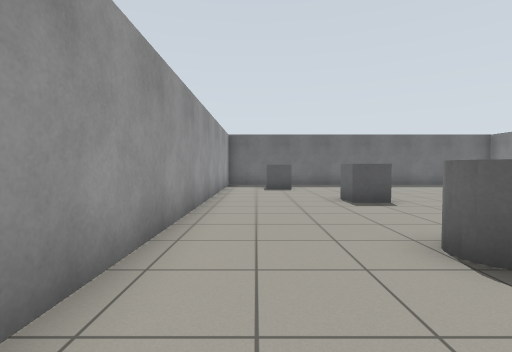
[1] (above)

17 first-person views from a walk through a Gazebo world. The camera is 0.94 m above the floor, tilts 2° down and sees 85° across. The floor is counted in squares, 1 m on a side. Each view is taken from the middle of a square. On the plan, view 1 faces up. The plan holds only what a view shows up to about 11 squares ahead; the rest is blank. Robots are left out.

[2]
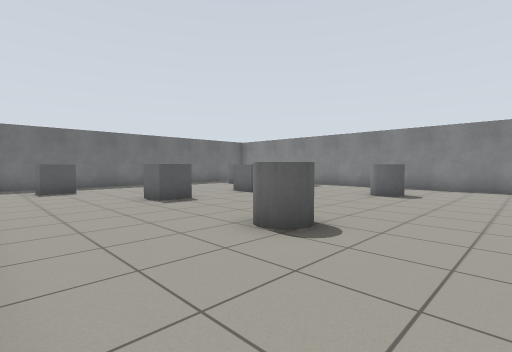

[3]
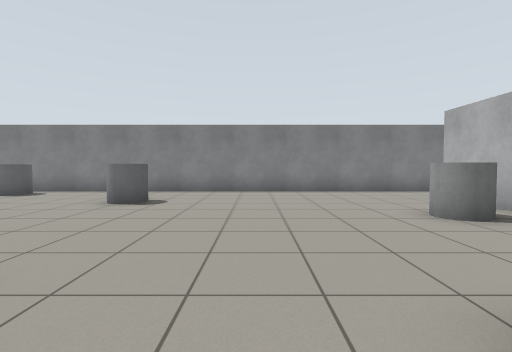

[4]
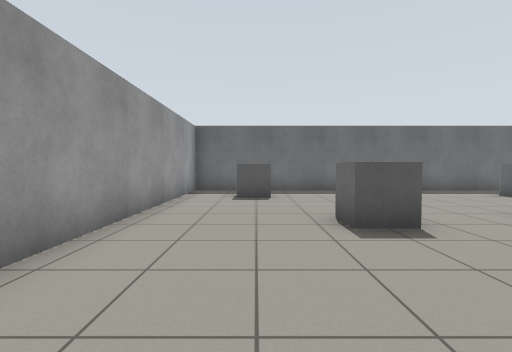

[5]
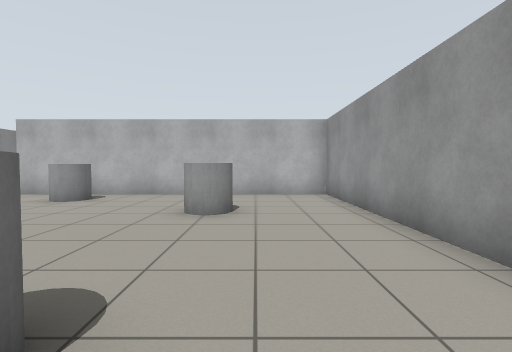

[6]
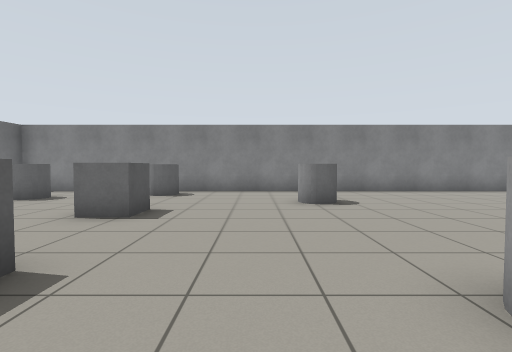

[7]
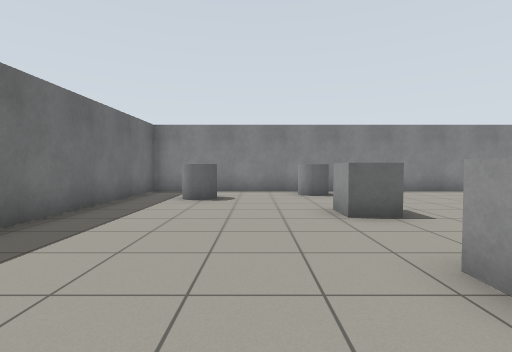

[8]
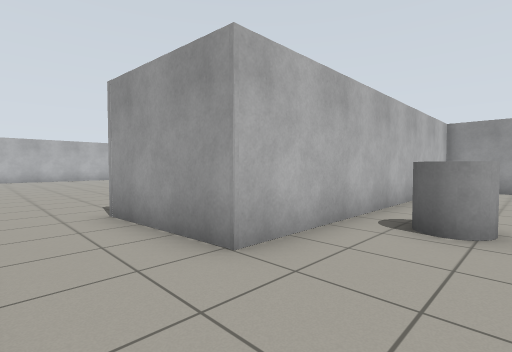

[9]
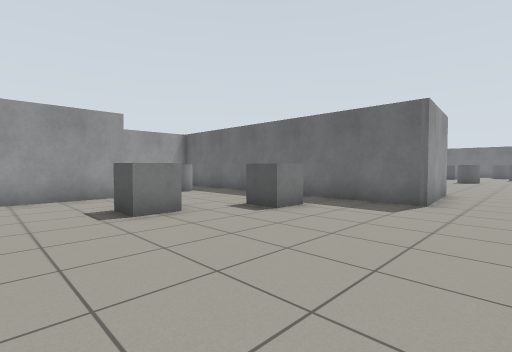

[10]
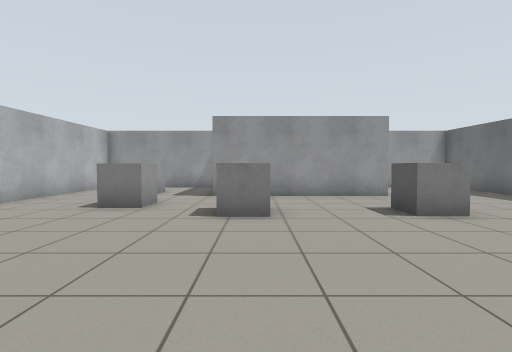

[11]
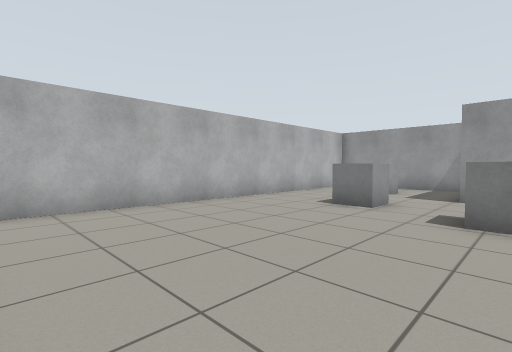

[12]
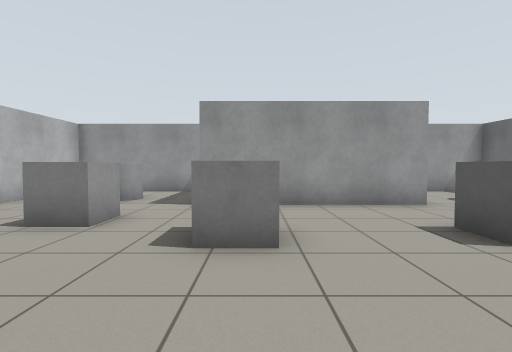

[13]
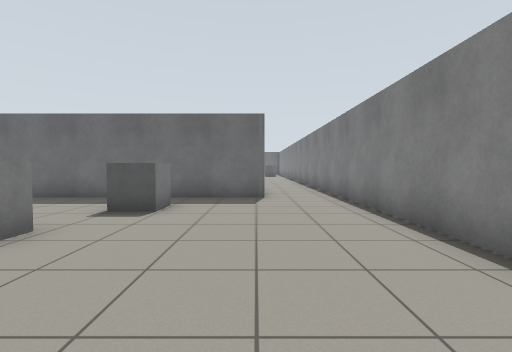

[14]
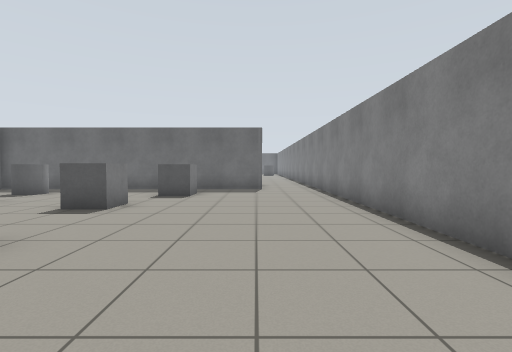

[15]
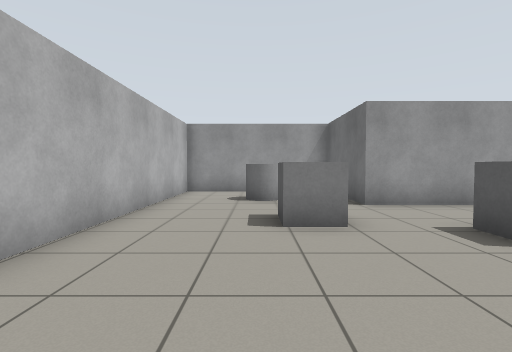

[16]
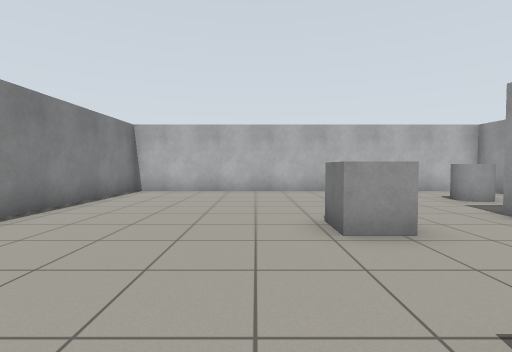

[17]
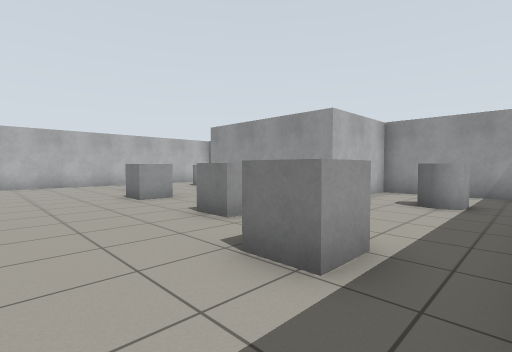

### Floor plan
Ten units are one square. View 1 is at (0, 0); x grows to the right and y downward. Boxes are objects, and circles mark ways between rooms. Rooms are numbered by the first view taken in them; rooms with no view inside come last. Other rooms are left out.
<svg viewBox="-19 -143 140 383">
<path fill="none" stroke="#000" d="M116 56 116 -138 -14 -138 -14 54 90 54M90 54 92 87 -14 87 -14 128 22 128 22 183 -14 183 -14 235 116 235 116 56"/>
<rect x="5" y="-125" width="10" height="10" fill="#bbb"><title>grey box</title></rect>
<rect x="15" y="15" width="10" height="10" fill="#bbb"><title>grey cylinder</title></rect>
<rect x="15" y="-35" width="20" height="10" fill="#bbb"><title>grey cylinder</title></rect>
<rect x="25" y="-85" width="10" height="20" fill="#bbb"><title>grey box</title></rect>
<rect x="55" y="35" width="10" height="10" fill="#bbb"><title>grey cylinder</title></rect>
<rect x="55" y="-85" width="20" height="10" fill="#bbb"><title>grey box</title></rect>
<rect x="75" y="-45" width="20" height="20" fill="#bbb"><title>grey cylinder</title></rect>
<rect x="85" y="-125" width="10" height="20" fill="#bbb"><title>grey cylinder</title></rect>
<rect x="95" y="-85" width="20" height="10" fill="#bbb"><title>grey cylinder</title></rect>
<rect x="5" y="205" width="10" height="10" fill="#bbb"><title>grey cylinder</title></rect>
<rect x="5" y="95" width="20" height="20" fill="#bbb"><title>grey cylinder</title></rect>
<rect x="35" y="195" width="10" height="10" fill="#bbb"><title>grey box</title></rect>
<rect x="45" y="165" width="20" height="10" fill="#bbb"><title>grey box</title></rect>
<rect x="45" y="125" width="20" height="20" fill="#bbb"><title>grey box</title></rect>
<rect x="55" y="105" width="20" height="10" fill="#bbb"><title>grey box</title></rect>
<circle cx="105" cy="50" r="3" fill="#2a7"/>
<text x="50" y="-40">1</text>
<text x="60" y="160">2</text>
</svg>
Room 1 opens to room 2.

Where each view was taken, in squares from view 1:
view 1: 0 up, 0 right, facing up
view 2: 0 up, 1 left, facing up-right
view 3: 0 up, 1 right, facing right
view 4: 3 up, 1 right, facing up
view 5: 4 up, 1 right, facing down
view 6: 5 up, 1 right, facing right
view 7: 10 up, 1 right, facing right
view 8: 3 down, 11 right, facing down-left
view 9: 16 down, 11 right, facing up-left
view 10: 17 down, 11 right, facing left
view 11: 17 down, 11 right, facing down-left
view 12: 17 down, 9 right, facing left
view 13: 17 down, 9 right, facing up
view 14: 20 down, 9 right, facing up
view 15: 21 down, 9 right, facing left
view 16: 13 down, 7 right, facing down
view 17: 9 down, 9 right, facing down-left
